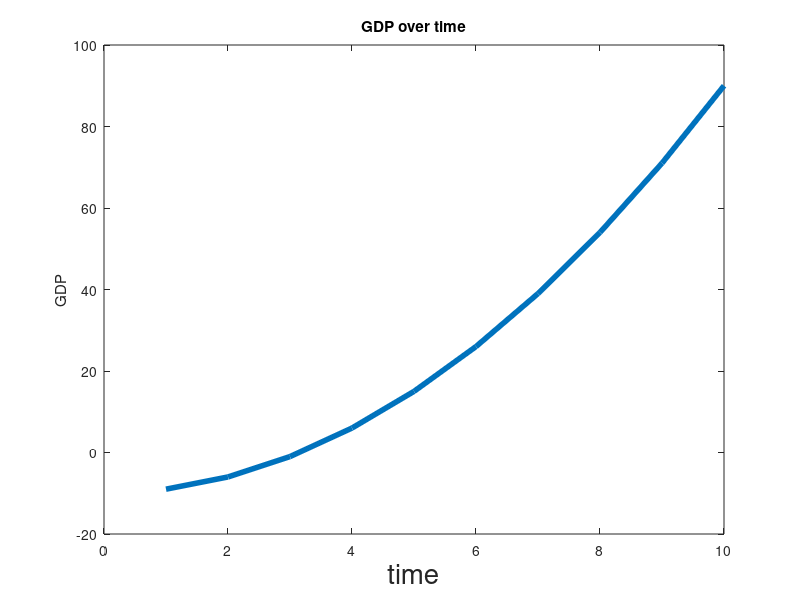

MATLAB code to generate this figure:
% basic graphing

x = [1:10];
y = x.^2;       % entry-wise squaring of elements in grid x plots out y=x^2
y2 = x;         % y = x for elements x in x
clf;            % clear current figures
plot(x, y, 'd-', x, y2, 'r-');       % plot y and y2 as functions of x
hold on;                            % retains plots in current axes
plot(x, y - 10, 'linewidth', 4);    % plots x, y - 10 using x, y above

clf;
plot(x, y - 10, 'linewidth', 4);    % plot x and y - 10 using x, y above
xlabel('time', 'fontsize', 20);     % label x axis, 'time' with custom font
ylabel('GDP');                      % label y axis
title('GDP over time');             % title the graph

% for loops

for i=1:10
    yx(i) = i - i^2;
    [i yx(i)];
    pause
end
yx;
% pause

% while loops
% example: convergence to a fixed point

dist = 1;
x(1) = 1;       % start with a guess for the solution
i = 1;
while dist > 0.000001   % while dist > some convergence criterion
    x(i + 1) = 1 + x(i)^0.5;    % update the guess
    [x(i) x(i + 1)]             % print initial and revised guess
    dist = abs(x(i) - x(i + 1)) % set new (shorter) distance
    i = i + 1
    pause
end
